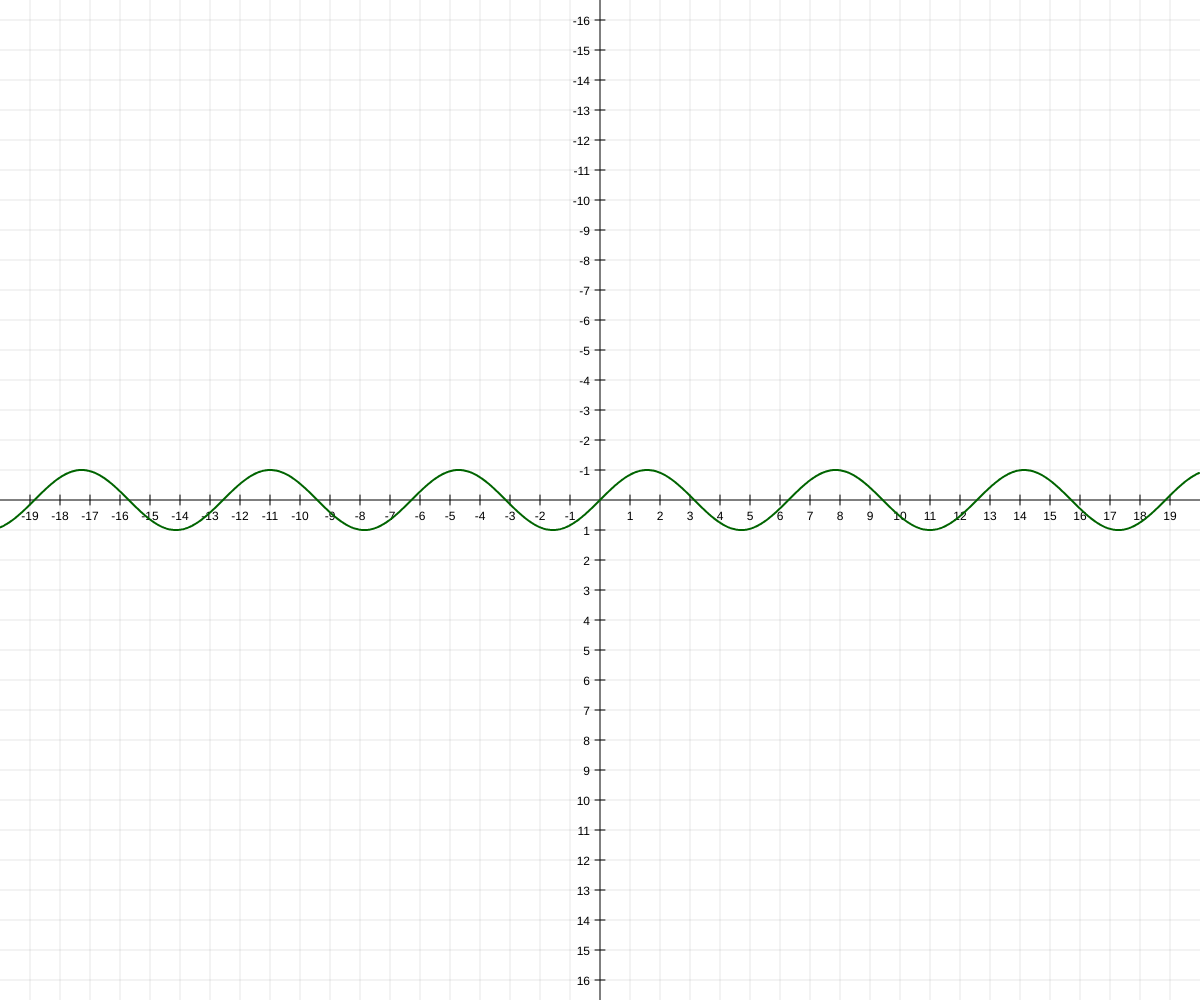
Frame 1 (no input)
Frame 60 (no input): identical to frame 1, image omitted
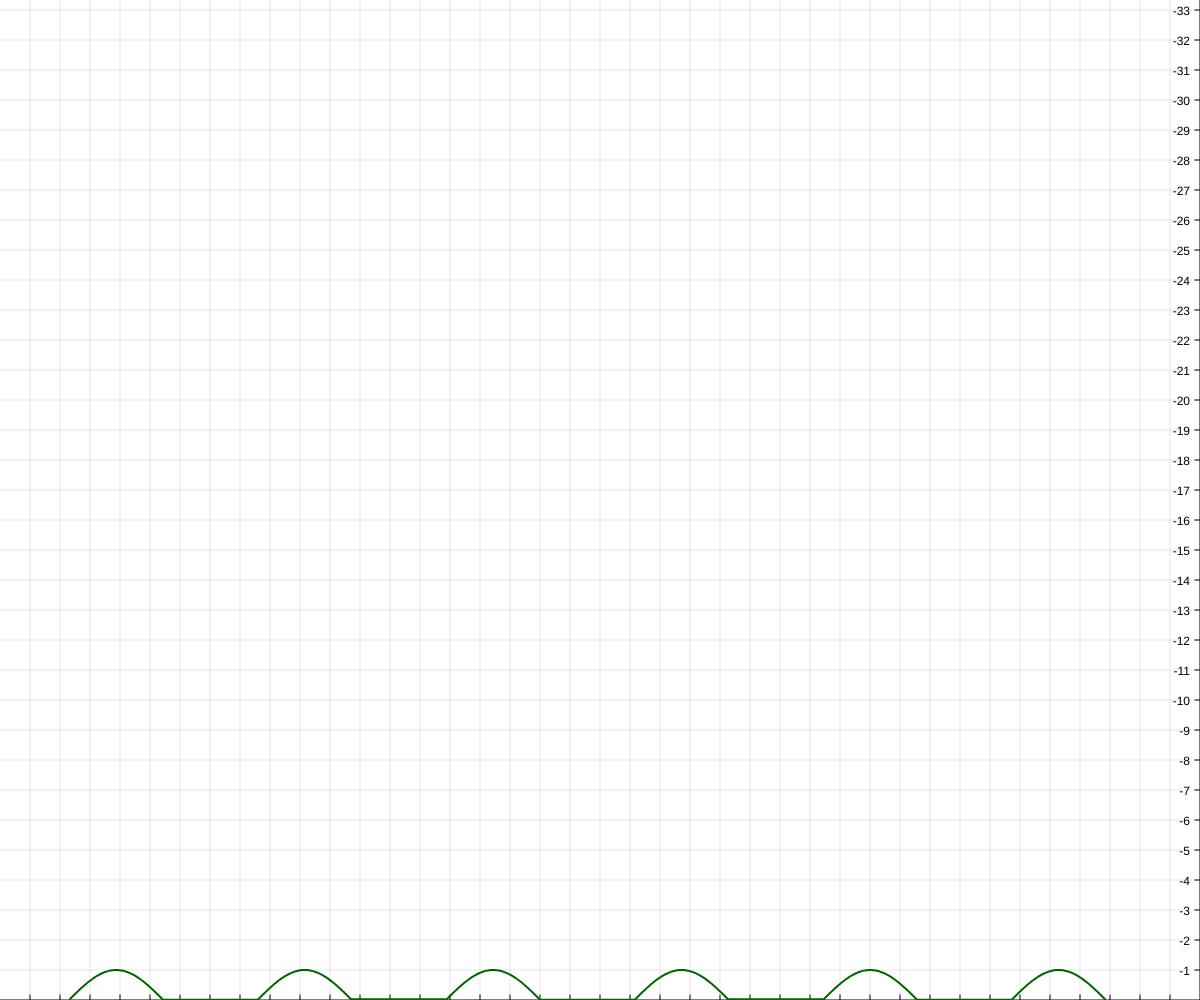
Frame 120 (the mouse pressed at the canvas centre since frame 60)

The p5.js sketch that drew these frames (run headless with seeded random() and noise() and a simulated clock; from frame 60 on, the mouse is pressed at the canvas centre):

// p5.js sketch
// ── sketch.js
let origin, zoom = 30;
const unitLineSize = 10;

function setup() {
  createCanvas(windowWidth, windowHeight);

  origin = createVector(width / 2, height / 2);
}

function draw() {
  background(255);

  if (mouseIsPressed) {
    origin.x += mouseX - pmouseX;
    origin.y += mouseY - pmouseY;
  }

  translate(origin.x, origin.y);

  noFill();

  stroke(0);
  strokeWeight(1);

  axis(true, 25);

  stroke(0, 100, 0);
  strokeWeight(2);

  f('sin(x)');
}

function axis(grid, gridAlpha) {
  //abscissa
  line(-origin.x, 0, width - origin.x, 0);

  for (let i = 1; i < origin.x / zoom; i++) {
    line(-i * zoom, unitLineSize / 2, -i * zoom, -unitLineSize / 2);

    if (grid) {
      push();
      stroke(0, gridAlpha);
      line(-i * zoom, -origin.y, -i * zoom, height - origin.y);
      pop();
    }

    push();
    noStroke();
    fill(0);
    textSize(unitLineSize * 1.2);
    text(-i, -i * zoom - textWidth(-i) / 2, unitLineSize * 2);
    pop();
  }
  for (let i = 1; i < (width - origin.x) / zoom; i++) {
    line(i * zoom, unitLineSize / 2, i * zoom, -unitLineSize / 2);

    if (grid) {
      push();
      stroke(0, gridAlpha);
      line(i * zoom, -origin.y, i * zoom, height - origin.y);
      pop();
    }

    push();

    noStroke();
    fill(0);
    textSize(unitLineSize * 1.2);

    text(i, i * zoom - textWidth(i) / 2, unitLineSize * 2);

    pop();
  }
  //ordinate
  line(0, -origin.y, 0, height - origin.y);
  for (let i = 1; i < origin.y / zoom; i++) {
    line(unitLineSize / 2, -i * zoom, -unitLineSize / 2, -i * zoom);

    if (grid) {
      push();
      stroke(0, gridAlpha);
      line(-origin.x, -i * zoom, width - origin.x, -i * zoom);
      pop();
    }

    push();

    noStroke();
    fill(0);
    textSize(unitLineSize * 1.2);

    text(-i, -(unitLineSize + textWidth(-i)), -i * zoom + unitLineSize / 2);

    pop();
  }
  for (let i = 1; i < (height - origin.y) / zoom; i++) {
    line(unitLineSize / 2, i * zoom, -unitLineSize / 2, i * zoom);

    if (grid) {
      push();
      stroke(0, gridAlpha);
      line(-origin.x, i * zoom, width - origin.x, i * zoom);
      pop();
    }

    push();

    noStroke();
    fill(0);
    textSize(unitLineSize * 1.2);

    text(i, -(unitLineSize + textWidth(i)), i * zoom + unitLineSize / 2);

    pop();
  }
}

function f(rule) {
  beginShape();
  for (let i = -origin.x; i < width - origin.x; i++) {
    const y = -eval(rule.replace(/x/g, i / zoom));

    if (y * zoom >= -origin.y && y * zoom <= height - origin.y) {
      vertex(i, y * zoom);
    }
  }
  endShape();
}

function mouseWheel(event) {
  zoom -= event.delta / 20;
  if (zoom < 18) {
    zoom = 18;
  }
}
